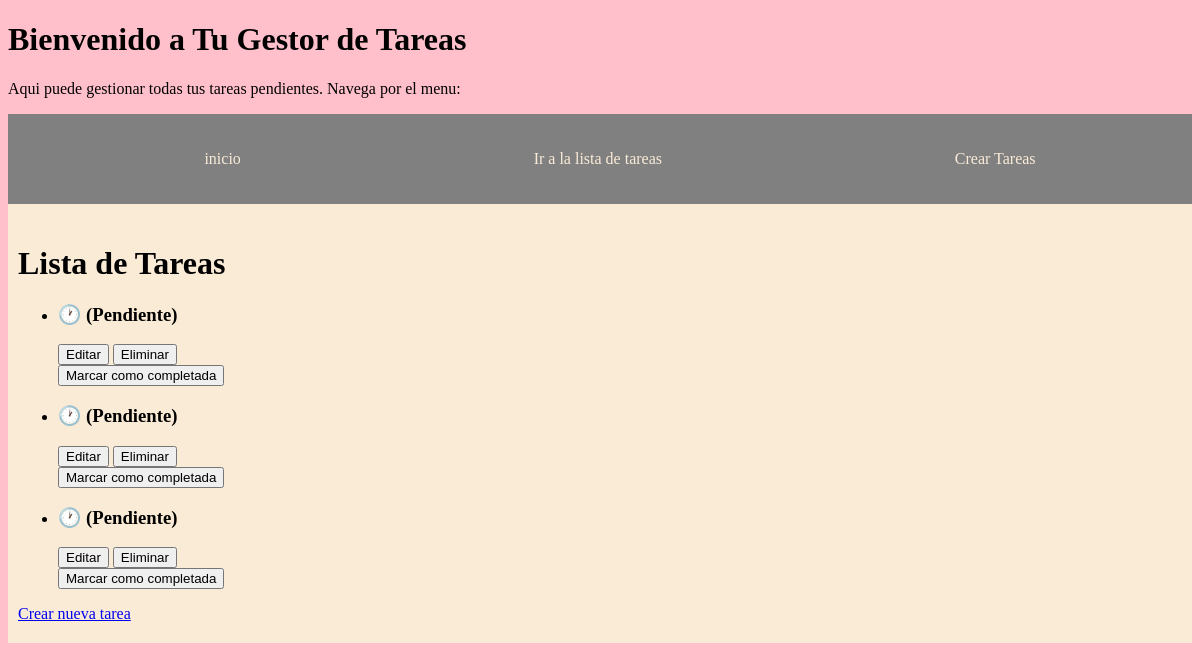
The page /list/ on the database as committed earlier.
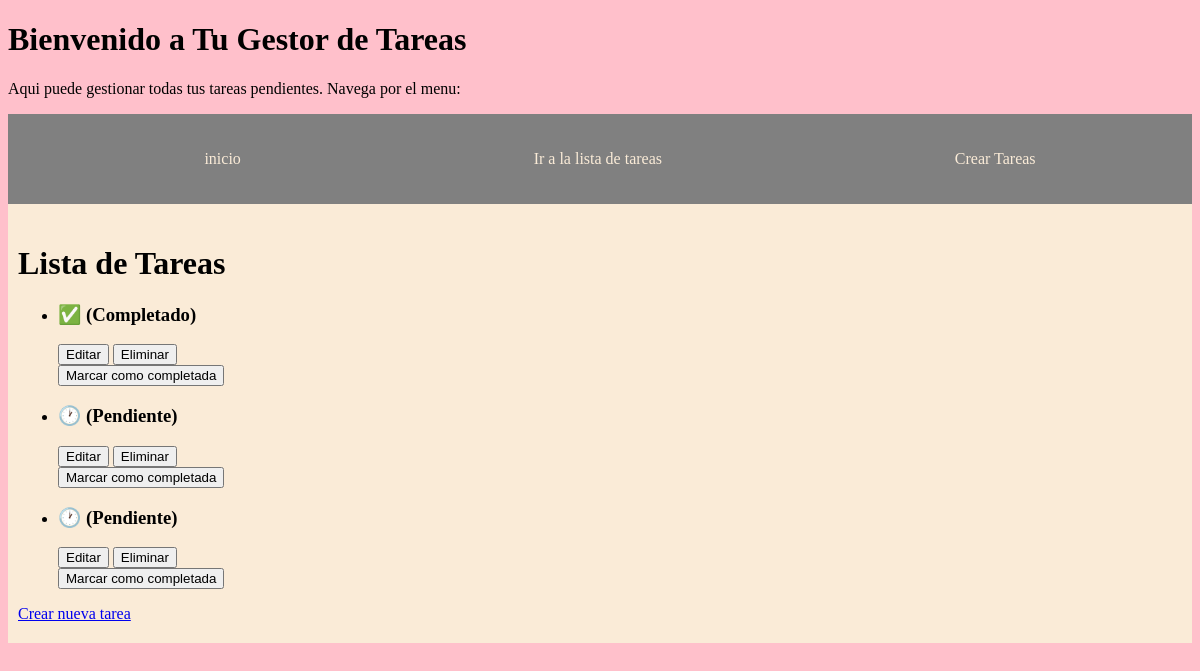
The same page on the database as committed later.
### tasks/models.py (models this page shows, shortened)
class Task(models.Model):
    title = models.CharField(max_length=200)
    description = models.TextField()
    done = models.BooleanField(default=False)

### tasks/views.py (the view)
# urls.py: path('list/', views.list_tasks, name='list_tasks'),
def list_tasks(request):
    tarea = Task.objects.all()
    return render(request, 'tasks/list.html',{'tasks': tarea
    })

### tasks/templates/tasks/list.html (shortened to what this page needs)
{% extends 'diseños/inicio.html' %}
{% block content %}
<h1>Lista de Tareas</h1>
<ul>
    {% for task in tasks %}
        <li>
            <h3>
                {% if task.done %}
                    ✅ {{ task.titulo }} (Completado)
                {% else %}
                    🕐 {{ task.titulo }} (Pendiente)
                {% endif %}
            </h3>
            <button class="btn btn-primary"
            data-delete-url="{% url 'edit_task' task.id %}"
            onclick="if(confirm('¿Estás seguro de editar esta tarea? ')) {
                        window.location.href = this.getAttribute('data-delete-url');
                    }">
                 Editar
            </button>
            <button class="btn btn-danger"
            data-delete-url="{% url 'delete_task' task.id %}"
            onclick="if(confirm('¿Estás seguro de eliminar esta tarea? ')) {
                        window.location.href = this.getAttribute('data-delete-url');
                    }">
                 Eliminar
            </button>
            {% if not task.terminado %}
                <form action="{% url 'complete_task' task.id %}" method="POST">
                    <button type="submit" class="btn btn-success">Marcar como completada</button>
                </form>
            {% endif %}
        </li>
    {% endfor %}
</ul>
<a href="{% url 'create_task' %}">Crear nueva tarea</a>
{% endblock %}

### tasks/templates/diseños/inicio.html (shortened to what this page needs)
{% load static %}
<!DOCTYPE html>
<html lang="en">
<head>
    <link rel="stylesheet" href="{% static 'styles.css' %}">
</head>
<body>
    <h1>Bienvenido a Tu Gestor de Tareas</h1>
    <p>Aqui puede gestionar todas tus tareas pendientes. Navega por el menu: </p>
    <nav class="navbar">
        <ul>
            <li>
                <a href="{% url 'index' %}">inicio</a>
            </li>
            <li>
                <a href="{% url 'list_tasks' %}">Ir a la lista de tareas</a>
            </li>
            <li>
                <a href="{% url 'create_task' %}">Crear Tareas</a>
        </ul>
    </nav>
    <main class="container">
        {% block content %}
        {% endblock %}
    </main>
</body>
</html>

### static/styles.css (style rules this page uses)
body { background-color: pink; }
.navbar { background-color: grey; padding: 20px 10px; }
.navbar ul { display: flex; justify-content: space-around; }
.navbar ul li { list-style: none; }
.navbar ul li a { color: antiquewhite; text-decoration: none; }
.container { max-width: 1200px; background: antiquewhite; margin: auto; padding: 20px 10px; }

Rows that differ between the two databases and show on the page:
changed Task (number 1 of 3 on the later page): done "🕐 (Pendiente)" → "✅ (Completado)"
